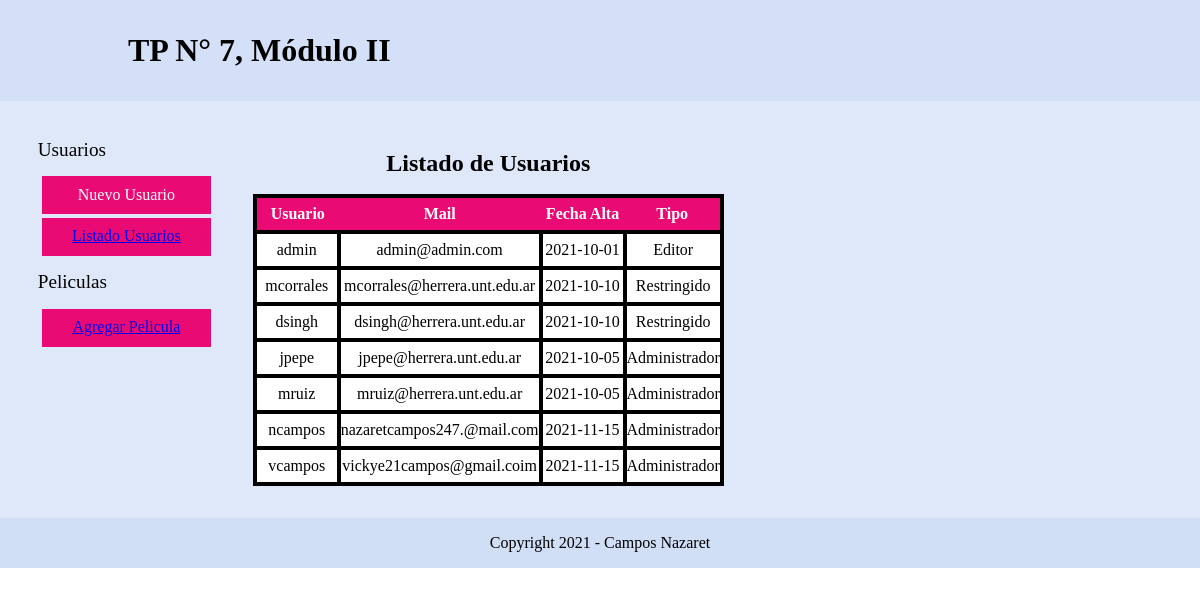
The app's page /TP07-CamposNestorNazaret/Ejercicio_3/php/usuario_listado.php with its own data.
### tables this page shows
CREATE TABLE `usuario` (
  `id` int(11) NOT NULL,
  `usuario` varchar(60) NOT NULL,
  `password` varchar(40) NOT NULL,
  `mail` varchar(80) NOT NULL,
  `fecha_alta` date NOT NULL,
  `tipo` varchar(15) NOT NULL,
  `foto` varchar(80) DEFAULT NULL
);

### TP07-CamposNestorNazaret/Ejercicio_3/php/usuario_listado.php (the view, shortened to what this page needs)
<main>
    <section class="seccion">
        <article>
            <?php
                require('menu.php');
            ?>
        </article>
        <article>
            <?php
                $bd = 'peliculas';
                $conexion = conectar($bd);
                $consulta = 'SELECT * FROM usuario ';
                $q = mysqli_query($conexion, $consulta);
                if ($q){
                    if (mysqli_num_rows($q)) {
                        ?>
                            <h2>Listado de Usuarios</h2>
                            <table>
                                <tr>
                                    <th>Usuario</th>
                                    <th>Mail</th>
                                    <th>Fecha Alta</th>
                                    <th>Tipo</th>
                                </tr>
                        <?php
                        while ($fila = mysqli_fetch_array($q)) {
                            ?>
                            <tr>
                                <td><?php echo $fila['usuario']; ?></td>
                                <td><?php echo $fila['mail']; ?></td>
                                <td><?php echo $fila['fecha_alta']; ?></td>
                                <td><?php echo $fila['tipo']; ?></td>
                            </tr>
                        <?php
                        }
                        echo  '</table>';
                    } else {
                        echo '<p>No Se Encontraron Datos</p>';
                        header ('refresh:5; url=../index.html');
                    }
                } else {
                    echo '<p>Error en la consulta</p>';
                }
            ?>
        </article>
    </section>
</main>

### TP07-CamposNestorNazaret/Ejercicio_3/css/estilo.css (style rules this page uses)
* { border:0; padding:0; margin:0; }
header { padding: 2em; background-color: rgba(129, 165, 231, 0.349); }
main { background-color: rgba(129, 165, 231, 0.26) ; }
section { padding: 1em; }
article { padding: 1em; }
h1 { padding-left: 3em; }
.parrafo { background-color: rgba(129, 165, 231, 0.37); text-align: center; padding: 1em; }
h2 { text-align: center; padding: 0.7em; }
table { border-collapse: collapse; border: solid 0.3em #000000; text-align: center; }
td { border: solid 0.3em #000000; background-color: white; width: 5em; height: 4vh; }
th { color: white; background-color: #e90b73; width: 5em; height: 4vh; }
.seccion { display: flex; flex-direction: row; }

### records on screen
usuario: usuario "admin", mail "admin@admin.com", fecha_alta "2021-10-01", tipo "Editor"
usuario: usuario "mcorrales", mail "mcorrales@herrera.unt.edu.ar", fecha_alta "2021-10-10", tipo "Restringido"
usuario: usuario "dsingh", mail "dsingh@herrera.unt.edu.ar", fecha_alta "2021-10-10", tipo "Restringido"
usuario: usuario "jpepe", mail "jpepe@herrera.unt.edu.ar", fecha_alta "2021-10-05", tipo "Administrador"
usuario: usuario "mruiz", mail "mruiz@herrera.unt.edu.ar", fecha_alta "2021-10-05", tipo "Administrador"
usuario: usuario "ncampos", mail "nazaretcampos247.@mail.com", fecha_alta "2021-11-15", tipo "Administrador"
usuario: usuario "vcampos", mail "vickye21campos@gmail.coim", fecha_alta "2021-11-15", tipo "Administrador"
